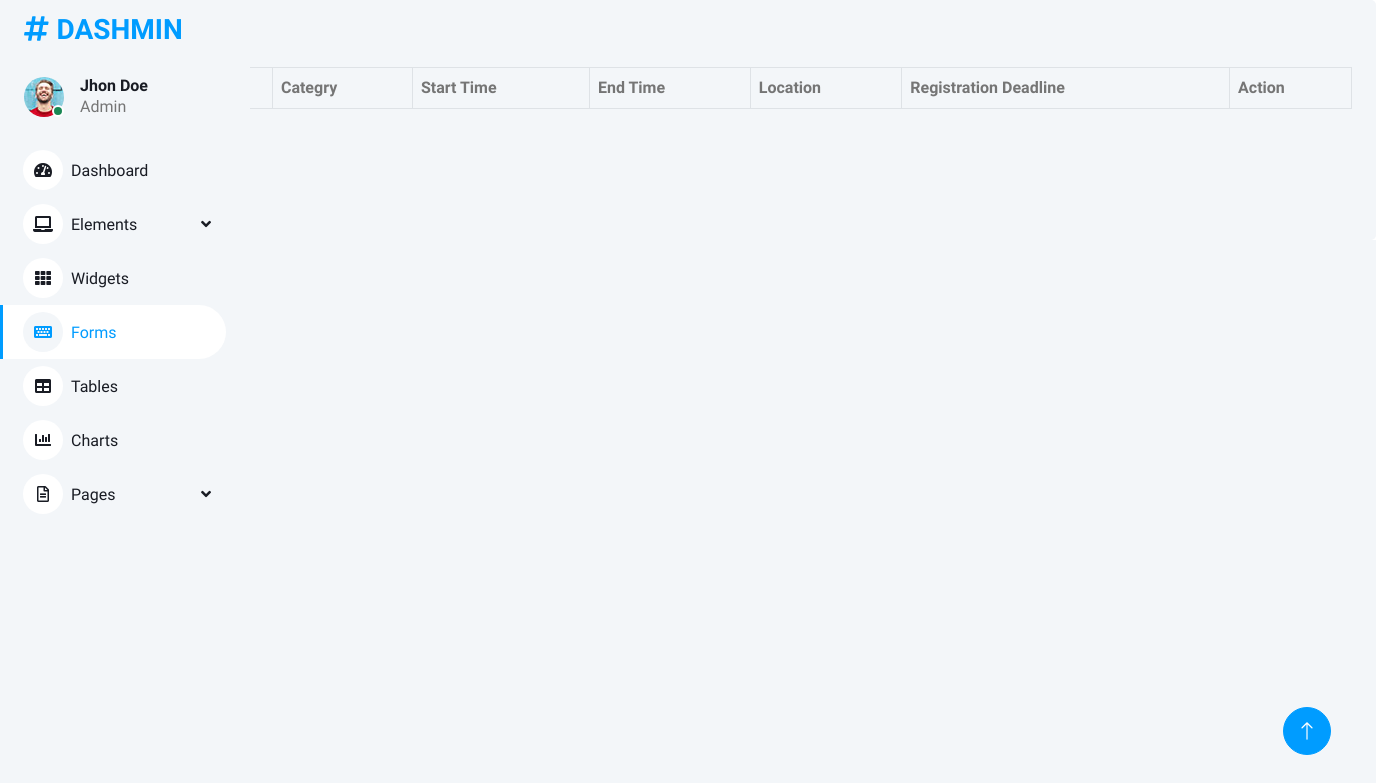
/View/BackOffice/getAllEvents.php, run on an earlier commit of the app's database.
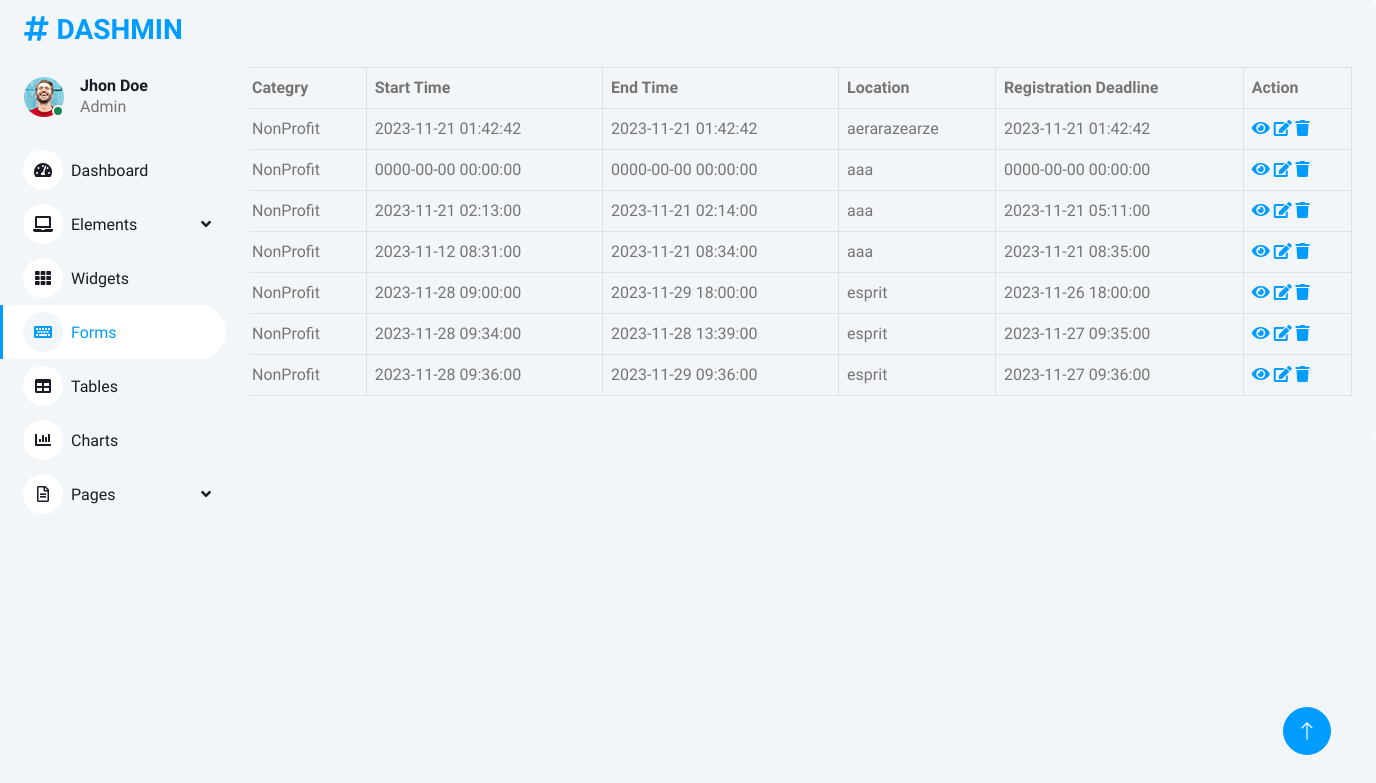
And on a later commit of the database.
### tables this page shows
CREATE TABLE `events` (
  `id` int(11) NOT NULL,
  `name` varchar(255) NOT NULL,
  `startTime` datetime NOT NULL,
  `endTime` datetime NOT NULL,
  `location` varchar(255) NOT NULL,
  `description` varchar(255) NOT NULL,
  `registrationDeadline` datetime NOT NULL,
  `organisationID` int(11) NOT NULL,
  `categoryID` int(11) NOT NULL
);

CREATE TABLE `eventcategories` (
  `id` int(11) NOT NULL,
  `name` varchar(255) NOT NULL
);

### Controller/EventController.php (called while the page is built, shortened)
<?php
class EventController
{
    static function getAll(): bool|array
    {
        $query = "SELECT * FROM events";
        $db = Database::getConnection();
        return $db->query($query)->fetchAll();
    }
}

### Controller/EventCategoryController.php (called while the page is built, shortened)
<?php
class EventCategoryController {
    static function getOne(int $id)
    {
        $query = "SELECT * FROM eventcategories WHERE id = $id";
        $db = Database::getConnection();
        return $db->query($query)->fetch();
    }
}

### View/BackOffice/getAllEvents.php (the view, shortened to what the changed rows need)
<?php
include_once __DIR__ .'/../../Controller/EventController.php';
include_once __DIR__ .'/../../Controller/EventCategoryController.php';
$events = EventController::getAll();
?>
<!DOCTYPE html>
<html lang="en">
<head>
    <link href="https://cdnjs.cloudflare.com/ajax/libs/font-awesome/5.10.0/css/all.min.css" rel="stylesheet">
    <link href="https://cdn.jsdelivr.net/npm/bootstrap-icons@1.4.1/font/bootstrap-icons.css" rel="stylesheet">
    <link href="lib/owlcarousel/assets/owl.carousel.min.css" rel="stylesheet">
    <link href="lib/tempusdominus/css/tempusdominus-bootstrap-4.min.css" rel="stylesheet" />
    <link href="css/bootstrap.min.css" rel="stylesheet">
    <link href="css/style.css" rel="stylesheet">
</head>
<body>
<div class="container-fluid position-relative bg-white d-flex p-0">
<div class="col-12">
                        <div class="bg-light rounded h-100 p-4">
                            <div class="table-responsive">
                                <table class="table table-bordered">
                                    <thead>
                                        <tr>
                                            <th scope="col">#</th>
                                            <th scope="col">Event Name</th>
                                            <th scope="col">Categry</th>
                                            <th scope="col">Start Time</th>
                                            <th scope="col">End Time</th>
                                            <th scope="col">Location</th>
                                            <th scope="col">Registration Deadline</th>
                                            <th scope="col">Action</th>
                                        </tr>
                                    </thead>
                                    <tbody>
                                        <?php
                                        foreach($events as $event)
                                        {
                                            $eventCategory = EventCategoryController::getOne($event['categoryID']);
                                            echo "<tr>";
                                            echo "<td>".$event['id']."</td>";
                                            echo "<td>".$event['name']."</td>";
                                            echo "<td>".$eventCategory['name']."</td>";
                                            echo "<td>".$event['startTime']."</td>";
                                            echo "<td>".$event['endTime']."</td>";
                                            echo "<td>".$event['location']."</td>";
                                            echo "<td>".$event['registrationDeadline']."</td>";
                                            echo "<td>
                                                        <a href='eventDetails.php?id=".$event['id']."'><i class='fa fa-eye'></i></a>
                                                        <a href='UpdateEvent.php?id=".$event['id']."'><i class='fa fa-edit'></i></a>
                                                        <a href='deleteEvent.php?id=".$event['id']."'><i class='fa fa-trash'></i></a>
                                                    </td>";
                                            echo "</tr>";
                                        }
                                        ?>
                                    </tbody>
                                </table>
                            </div>
                        </div>
                    </div>
        </div>

What changed in the data, as far as the page shows it:
added events: categoryID.name "NonProfit", startTime "2023-11-21 01:42:42", endTime "2023-11-21 01:42:42", location "aerarazearze", registrationDeadline "2023-11-21 01:42:42"
added events: categoryID.name "NonProfit", startTime "0000-00-00 00:00:00", endTime "0000-00-00 00:00:00", location "aaa", registrationDeadline "0000-00-00 00:00:00"
added events: categoryID.name "NonProfit", startTime "2023-11-21 02:13:00", endTime "2023-11-21 02:14:00", location "aaa", registrationDeadline "2023-11-21 05:11:00"
added events: categoryID.name "NonProfit", startTime "2023-11-12 08:31:00", endTime "2023-11-21 08:34:00", location "aaa", registrationDeadline "2023-11-21 08:35:00"
added events: categoryID.name "NonProfit", startTime "2023-11-28 09:00:00", endTime "2023-11-29 18:00:00", location "esprit", registrationDeadline "2023-11-26 18:00:00"
added events: categoryID.name "NonProfit", startTime "2023-11-28 09:34:00", endTime "2023-11-28 13:39:00", location "esprit", registrationDeadline "2023-11-27 09:35:00"
added events: categoryID.name "NonProfit", startTime "2023-11-28 09:36:00", endTime "2023-11-29 09:36:00", location "esprit", registrationDeadline "2023-11-27 09:36:00"
